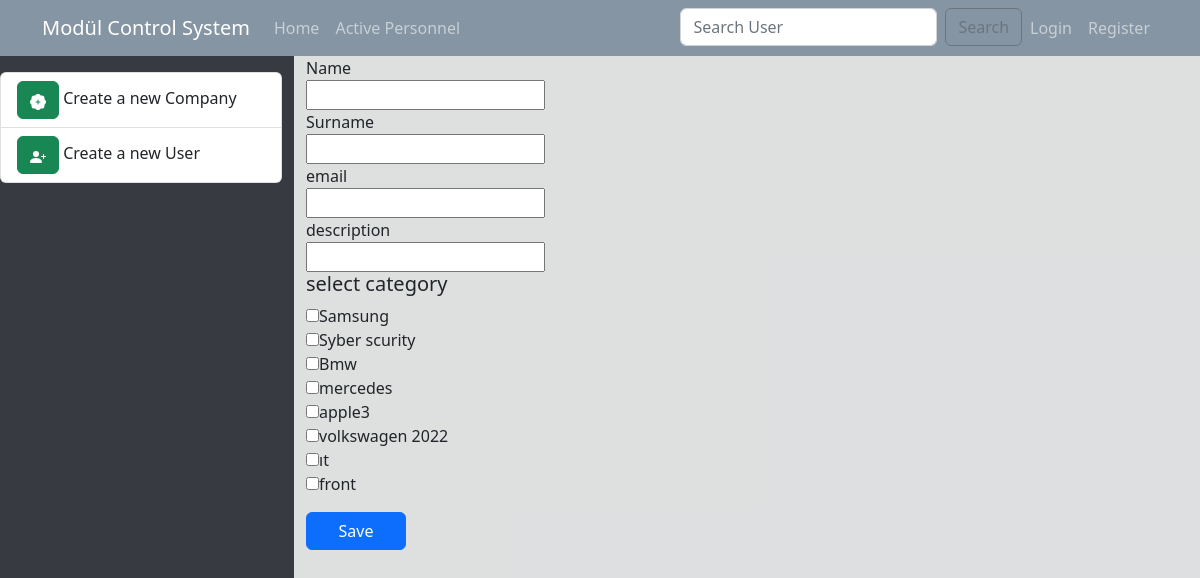
/add-user/, run on the app's committed database.
### blog/models.py (models this page shows, shortened)
class Category (models.Model):
     name=models.CharField(max_length=30)
     slug = models.SlugField(null=True, blank=True, unique=True, db_index=True)
     class Meta:
         db_table="categorys"

### blog/views.py (the view)
# urls.py: path('add-user/', add_user, name="add_user"),
def add_user(request):
    if request.method == 'POST':
        name=request.POST.get('name')
        surname=request.POST.get('surname')
        email=request.POST.get('email')
        description=request.POST.get('description')
        category_names = [x.name for x in Category.objects.all()]
        category_ids =[]
        for x in category_names:
            if request.POST.get(x):
                category_ids.append(int(request.POST.get(x)))
            else:
               print("ahmet")
        user = User.objects.create(name=name,
                                   email=email,
                                   surname=surname,
                                   description=description,
                                   )
        for x in category_ids:
            user.category.add(Category.objects.get(id=x))
        return render(request, "add_user.html" ,{"msg":"user added"})
    else:
            return render(request, "add_user.html" ,{"category": Category.objects.all()})

### templates/add_user.html (shortened to what this page needs)
{% extends "base.html" %}
{%load static%}
{% block css_files%}
<link rel="stylesheet" href="{% static 'css/add_user.css' %}" />
{% endblock %}
{% block content %}
<div class="main ">
    <div class="row">
      <div class="col-3">
        {% include 'partials/_categories.html' %}
      </div>
      <div class="col-9 ">
        <form action="{% url 'add_user'%}" method="post">
          <div class="user">
            <div>
              <div>
          <label for="name">Name  </label>
        </div>
          <input type="text" name="name" required />
        </div>
          <div>
            <div>
          <label for="surname">Surname</label>
        </div>
          <input type="text" name="surname" required />
        </div>
        <div>
          <div>
          <label for="email">email </label>
        </div>
          <input type="email" name="email" required />
        </div>
          <div>
            <div>
          <label for="description">description</label>
        </div>
          <input type="text" name="description" required />
        </div>
        <div >
      <h5 >select category</h5>
            {% for categor in category %}
            <div>
            <input type="checkbox" value="{{categor.id}}" name="{{categor.name}}" >{{categor.name}}
        </div>
            {% endfor %}
          </div>
          </div>
          <input type="submit" value="Save" class="btn btn-primary mt-3" style="width:100px"/>
        </form>
      </div>
    </div>
  </div>
{% endblock  %}

### static/css/style.css (style rules this page uses)
body { background-color:rgba(135,135,135,0.1) }
.col-3 { background-color:rgba(55,58,64); height:100vh; }
.col-9 { background-color:rgba(50,58,64,0.1); height:100vh; }
body { margin:0px; padding:0px; box-sizing: border-box; }
.main { width:100% !important; }

### data on the page
Category: name "Samsung"
Category: name "Syber scurity"
Category: name "Bmw"
Category: name "mercedes"
Category: name "apple3"
Category: name "volkswagen 2022"
Category: name "ıt"
Category: name "front"
